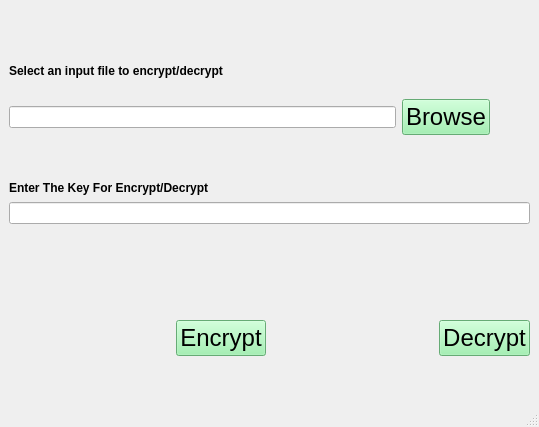
<?xml version="1.0" encoding="UTF-8"?>
<ui version="4.0">
 <class>MainWindow</class>
 <widget class="QMainWindow" name="MainWindow">
  <property name="geometry">
   <rect>
    <x>0</x>
    <y>0</y>
    <width>539</width>
    <height>427</height>
   </rect>
  </property>
  <property name="windowTitle">
   <string>MainWindow</string>
  </property>
  <widget class="QWidget" name="centralwidget">
   <layout class="QVBoxLayout" name="verticalLayout_2">
    <item>
     <spacer name="verticalSpacer_2">
      <property name="orientation">
       <enum>Qt::Vertical</enum>
      </property>
      <property name="sizeType">
       <enum>QSizePolicy::Preferred</enum>
      </property>
      <property name="sizeHint" stdset="0">
       <size>
        <width>20</width>
        <height>40</height>
       </size>
      </property>
     </spacer>
    </item>
    <item>
     <widget class="QLabel" name="label">
      <property name="text">
       <string>&lt;h4&gt;Select an input file to encrypt/decrypt</string>
      </property>
     </widget>
    </item>
    <item>
     <layout class="QHBoxLayout" name="horizontalLayout">
      <item>
       <widget class="QLineEdit" name="lineEdit_selectedFile"/>
      </item>
      <item>
       <widget class="QPushButton" name="pushButton_browse">
        <property name="styleSheet">
         <string notr="true">font: 75 11pt &quot;Ubuntu&quot;;
background-color: rgb(143, 240, 164);
font-size: 24px;</string>
        </property>
        <property name="text">
         <string>Browse</string>
        </property>
       </widget>
      </item>
      <item>
       <spacer name="horizontalSpacer_2">
        <property name="orientation">
         <enum>Qt::Horizontal</enum>
        </property>
        <property name="sizeType">
         <enum>QSizePolicy::Preferred</enum>
        </property>
        <property name="sizeHint" stdset="0">
         <size>
          <width>40</width>
          <height>20</height>
         </size>
        </property>
       </spacer>
      </item>
     </layout>
    </item>
    <item>
     <spacer name="verticalSpacer_3">
      <property name="orientation">
       <enum>Qt::Vertical</enum>
      </property>
      <property name="sizeType">
       <enum>QSizePolicy::Preferred</enum>
      </property>
      <property name="sizeHint" stdset="0">
       <size>
        <width>20</width>
        <height>40</height>
       </size>
      </property>
     </spacer>
    </item>
    <item>
     <layout class="QVBoxLayout" name="verticalLayout">
      <item>
       <widget class="QLabel" name="label_2">
        <property name="text">
         <string>&lt;h4&gt;Enter The Key For Encrypt/Decrypt</string>
        </property>
       </widget>
      </item>
      <item>
       <widget class="QLineEdit" name="lineEdit_key"/>
      </item>
     </layout>
    </item>
    <item>
     <spacer name="verticalSpacer_4">
      <property name="orientation">
       <enum>Qt::Vertical</enum>
      </property>
      <property name="sizeType">
       <enum>QSizePolicy::Minimum</enum>
      </property>
      <property name="sizeHint" stdset="0">
       <size>
        <width>20</width>
        <height>40</height>
       </size>
      </property>
     </spacer>
    </item>
    <item>
     <widget class="QLabel" name="label_result_file">
      <property name="styleSheet">
       <string notr="true">text-align: center;</string>
      </property>
      <property name="text">
       <string>
&lt;h5&gt;</string>
      </property>
     </widget>
    </item>
    <item>
     <layout class="QHBoxLayout" name="horizontalLayout_2">
      <item>
       <spacer name="horizontalSpacer_3">
        <property name="orientation">
         <enum>Qt::Horizontal</enum>
        </property>
        <property name="sizeHint" stdset="0">
         <size>
          <width>40</width>
          <height>20</height>
         </size>
        </property>
       </spacer>
      </item>
      <item>
       <widget class="QPushButton" name="pushButton_encryptFile">
        <property name="styleSheet">
         <string notr="true">font: 75 11pt &quot;Ubuntu&quot;;
background-color: rgb(143, 240, 164);
font-size: 24px;</string>
        </property>
        <property name="text">
         <string>Encrypt</string>
        </property>
       </widget>
      </item>
      <item>
       <spacer name="horizontalSpacer">
        <property name="orientation">
         <enum>Qt::Horizontal</enum>
        </property>
        <property name="sizeHint" stdset="0">
         <size>
          <width>40</width>
          <height>20</height>
         </size>
        </property>
       </spacer>
      </item>
      <item>
       <widget class="QPushButton" name="pushButton_decrypt">
        <property name="styleSheet">
         <string notr="true">font: 75 11pt &quot;Ubuntu&quot;;
background-color: rgb(143, 240, 164);
font-size: 24px;</string>
        </property>
        <property name="text">
         <string>Decrypt</string>
        </property>
       </widget>
      </item>
     </layout>
    </item>
    <item>
     <spacer name="verticalSpacer">
      <property name="orientation">
       <enum>Qt::Vertical</enum>
      </property>
      <property name="sizeType">
       <enum>QSizePolicy::Preferred</enum>
      </property>
      <property name="sizeHint" stdset="0">
       <size>
        <width>20</width>
        <height>40</height>
       </size>
      </property>
     </spacer>
    </item>
   </layout>
  </widget>
  <widget class="QMenuBar" name="menubar">
   <property name="geometry">
    <rect>
     <x>0</x>
     <y>0</y>
     <width>539</width>
     <height>22</height>
    </rect>
   </property>
  </widget>
  <widget class="QStatusBar" name="statusbar"/>
 </widget>
 <resources/>
 <connections/>
</ui>
